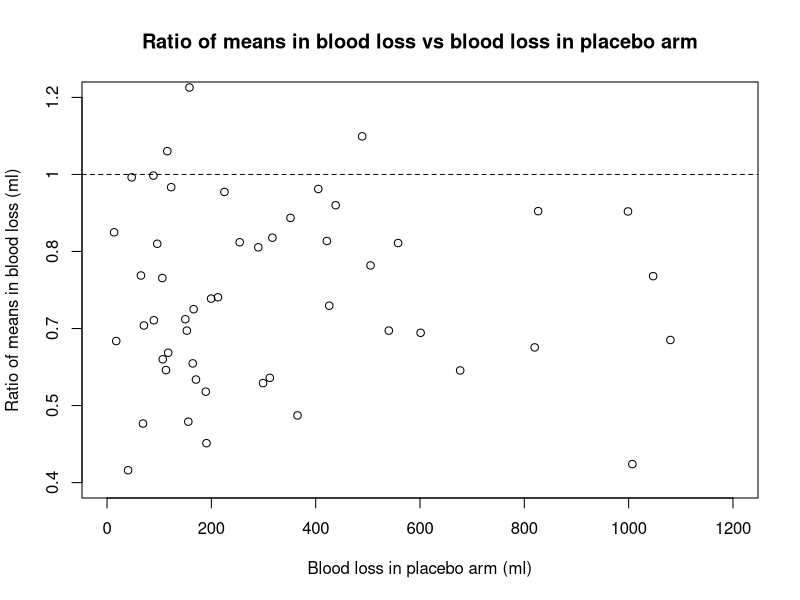
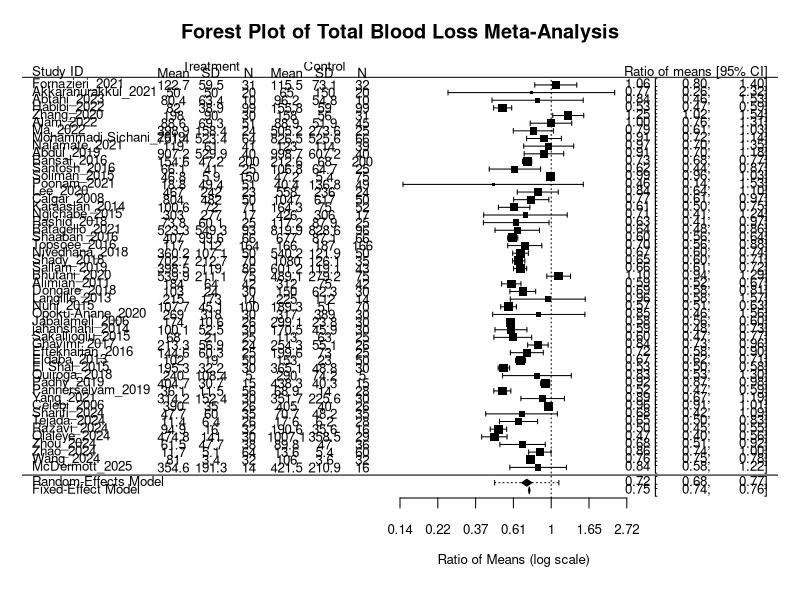
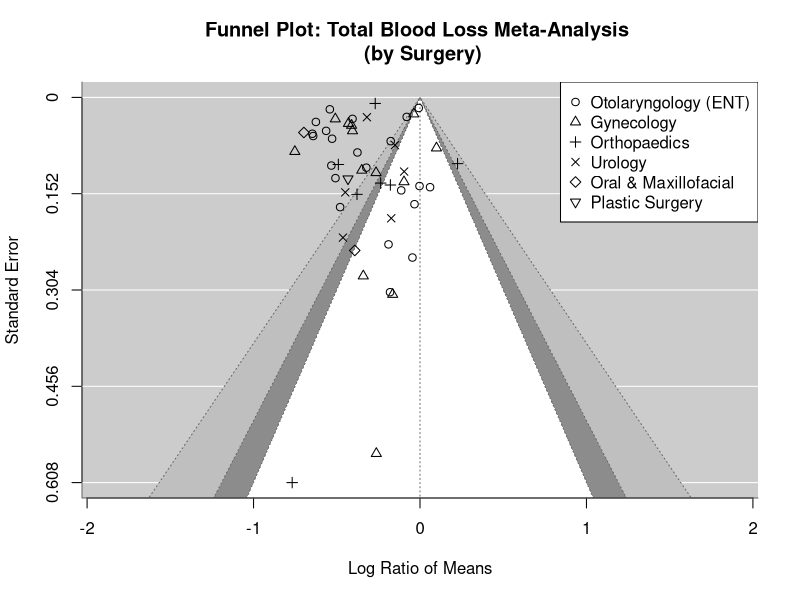
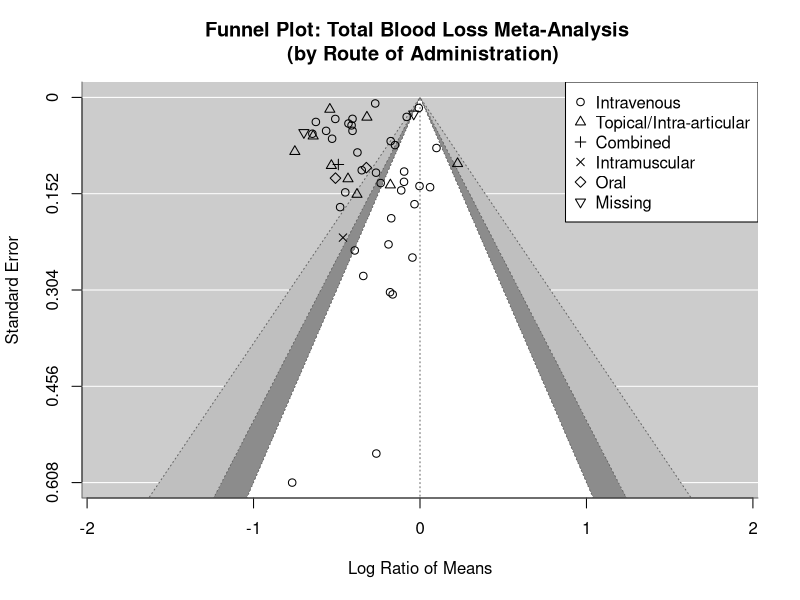
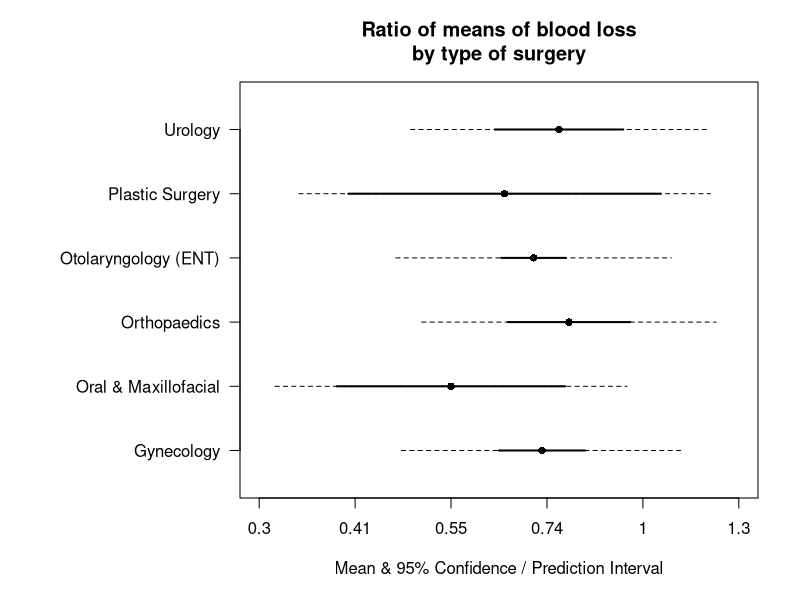
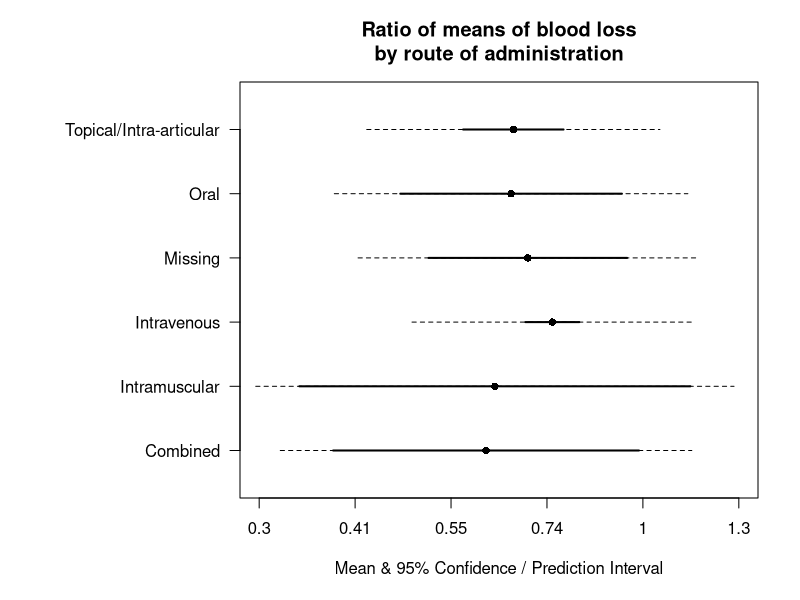

These charts were generated, in order, by the following R code:
## ---- chunk 1
knitr::opts_chunk$set(echo = FALSE)
## ---- chunk 2

# Low risk trials
TBLData <- read.csv("LowRiskTBL2025.csv")
library(metafor) # main package for analysis

## ---- chunk 3

#Row index of obstetrics trials
obstetrics_index <- TBLData$covar.Surg == "Obstetrics"

#Delete obstetrics trials
bloodLossData <- TBLData[!obstetrics_index, ]

#Row index of the trials that have complete blood loss data
complete_index <- !is.na(bloodLossData$Mean.1) & !is.na(bloodLossData$Mean.2) &
  !is.na(bloodLossData$SD.1) & !is.na(bloodLossData$SD.2) &
  !is.na(bloodLossData$N.1) & !is.na(bloodLossData$N.2)

#Delete rows without complete blood loss data
bloodLossData <- bloodLossData[complete_index, ]

#Effect size
bloodLossData[, c("log_mean_ratio", "variance")] <- 
  metafor::escalc(measure = "ROM",
                  m1i = bloodLossData$Mean.2,
                  m2i = bloodLossData$Mean.1,
                  sd1i = bloodLossData$SD.2,
                  sd2i = bloodLossData$SD.1,
                  n1i = bloodLossData$N.2,
                  n2i = bloodLossData$N.1)[c("yi", "vi")]

# Only trials where control arm blood loss < 500ml

# bloodLossData <- bloodLossData[bloodLossData$Mean.1 < 500,]

## ---- chunk 4

#Scatterplot of ratio of means in blood loss vs blood loss in placebo arm
y_axis_marks <- seq(from = -0.8, to = 0.2, by = 0.2)
plot(x = bloodLossData$Mean.1,
     y = bloodLossData$log_mean_ratio,
     xlab = "Blood loss in placebo arm (ml)",
     xlim = c(0, 1200),
     ylab = "Ratio of means in blood loss (ml)",
     ylim = c(-0.8, 0.2),
     main = "Ratio of means in blood loss vs blood loss in placebo arm",
     yaxt = "n")
axis(side = 2, at = y_axis_marks, labels = round(exp(y_axis_marks), digits = 1))
abline(h = 0, lty = 2)
## ---- chunk 5

#Fixed effects
fixedTBL <- metafor::rma(yi = log_mean_ratio, vi = variance, data = bloodLossData, method = "FE")
paste("Fixed effects model results")
summary(fixedTBL)

#Random effects
randomTBL <- metafor::rma(yi = log_mean_ratio, vi = variance, data = bloodLossData)
paste("Random effects model results")
summary(randomTBL)
## ---- chunk 6

bloodLossData$Mean.1 <- round(bloodLossData$Mean.1, digits = 1)
bloodLossData$Mean.2 <- round(bloodLossData$Mean.2, digits = 1)
bloodLossData$SD.1 <- round(bloodLossData$SD.1, digits = 1)
bloodLossData$SD.2 <- round(bloodLossData$SD.2, digits = 1)

n_trials <- length(bloodLossData$Study)

forest(randomTBL,
       slab = paste(bloodLossData$Study),
       xlim = c(-7, 3),
       ylim = c(-3, n_trials + 3),
       ilab = cbind(bloodLossData$Mean.2,
                    bloodLossData$SD.2,
                    bloodLossData$N.2,
                    bloodLossData$Mean.1,
                    bloodLossData$SD.1,
                    bloodLossData$N.1),
       ilab.xpos = seq(-5, -2.5, length.out = 6),
       atransf = exp,
       addpred = TRUE,
       header = FALSE,
       cex = 0.8,
       width = 10,
       main = "Forest Plot of Total Blood Loss Meta-Analysis")
text(x = seq(-5, -2.5, length.out = 6), y = n_trials + 1.6,
     labels = c("Mean", "SD", "N", "Mean", "SD", "N"), cex = 0.8)
text(x = seq(-5, -2.5, length.out = 6)[c(2, 5)], y = n_trials + 2.5,
     labels = c("Treatment", "Control"), cex = 0.8)
text(x = -7, y = n_trials + 1.6,
     labels = "Study ID", pos = 4, cex = 0.8)
text(x = 3, y = n_trials + 1.6,
     labels = "Ratio of means [95% CI]", pos = 2, cex = 0.8)
addpoly.rma(fixedTBL, atransf = exp, addpred=TRUE)

## ---- chunk 7

# SurgeryCode

SurgCode <- bloodLossData$covar.Surg
SurgCode[SurgCode == "Otolaryngology (ENT)"] = 1
SurgCode[SurgCode == "Gynecology"] = 2
SurgCode[SurgCode == "Orthopaedics"] = 3
SurgCode[SurgCode == "Urology"] = 4
SurgCode[SurgCode == "Oral & Maxillofacial"] = 5
SurgCode[SurgCode == "Plastic Surgery"] = 6
SurgCode <- as.numeric(SurgCode)

# Funnel plots with and without covariate

FunnelTBL <- funnel(randomTBL, level=c(90, 95, 99), shade=c("white", "gray55", "gray75"), pch = SurgCode,
                      main = "Funnel Plot: Total Blood Loss Meta-Analysis \n (by Surgery)", refline = 0)
legend("topright", legend = unique(bloodLossData$covar.Surg), pch = seq(1,6))


# Route of administration code

bloodLossData$covar.Route[is.na(bloodLossData$covar.Route)] <- "Missing"

RouteCode <- bloodLossData$covar.Route
RouteCode[RouteCode == "Combined"] = 3
RouteCode[RouteCode == "Intramuscular"] = 4
RouteCode[RouteCode == "Oral"] = 5
RouteCode[RouteCode == "Topical/Intra-articular"] = 2
RouteCode[RouteCode == "Intravenous"] = 1
RouteCode[RouteCode == "Missing"] = 6
RouteCode <- as.numeric(RouteCode)

FunnelTBL <- funnel(randomTBL, level=c(90, 95, 99), shade=c("white", "gray55", "gray75"), pch = RouteCode,
                      main = "Funnel Plot: Total Blood Loss Meta-Analysis \n (by Route of Administration)", refline = 0)
legend("topright", legend = unique(bloodLossData$covar.Route), pch = seq(1,6))


## ---- chunk 8

# Just using low risk trials

#The types of surgery
surgery_types <- sort(unique(bloodLossData$covar.Surg))

#Random effects MR
random_tbl_surg <- metafor::rma(yi = log_mean_ratio, vi = variance, mods = ~ covar.Surg, data = bloodLossData)
summary(random_tbl_surg)

#Matrix used to get the fitted values by surgery type
surgery_types_matrix <- rbind(rep(0, times = length(surgery_types) - 1), diag(1, nrow = length(surgery_types) - 1))
rownames(surgery_types_matrix) <- surgery_types

#Fitted values by surgery type
fitted_tbl_surg <- predict(random_tbl_surg, newmods = surgery_types_matrix, addx = TRUE)
## ---- chunk 9

#Increase the left margin to allow the type of surgery labels to fit
par(mar = c(5.1, 12, 4.1, 2.1))
#Set up the plot area
plot(NA, NA, xlim = c(-1.2, 0.3), ylim = c(0.5, length(surgery_types) + 0.5),
     xlab = "Mean & 95% Confidence / Prediction Interval", xaxt = "n",
     ylab = "", yaxt = "n",
     main = "Ratio of means of blood loss\nby type of surgery")
#Add mean and CI for each type of surgery
for (surg in surgery_types) {
  lines(x = c(fitted_tbl_surg$pi.lb[fitted_tbl_surg$slab == surg],
              fitted_tbl_surg$pi.ub[fitted_tbl_surg$slab == surg]),
        y = rep(which(surg == surgery_types), times = 2), lty="dashed")
  lines(x = c(fitted_tbl_surg$ci.lb[fitted_tbl_surg$slab == surg],
              fitted_tbl_surg$ci.ub[fitted_tbl_surg$slab == surg]),
        y = rep(which(surg == surgery_types), times = 2), lwd=2)
  points(x = fitted_tbl_surg$pred[fitted_tbl_surg$slab == surg],
         y = which(surg == surgery_types),
         pch = 16)
}
#x-axis
x_ticks <- c(-1.2, -0.9, -0.6, -0.3, 0, 0.3)
axis(side = 1, at = x_ticks, labels = signif(exp(x_ticks), digits = 2))
#y-axis
axis(side = 2, at = 1:length(surgery_types), labels = surgery_types, las = 1)
#Reset the margins to default
par(mar = c(5.1, 4.1, 4.1, 2.1))

## ---- chunk 10

# Just using low risk trials

#The types of surgery
routes <- sort(unique(bloodLossData$covar.Route))

#Random effects MR
random_tbl_route <- metafor::rma(yi = log_mean_ratio, vi = variance, mods = ~ covar.Route, data = bloodLossData)
summary(random_tbl_route)

#Matrix used to get the fitted values by surgery type
routes_matrix <- rbind(rep(0, times = length(routes) - 1), diag(1, nrow = length(routes) - 1))
rownames(routes_matrix) <- routes

#Fitted values by surgery type
fitted_tbl_route <- predict(random_tbl_route, newmods = routes_matrix, addx = TRUE)
## ---- chunk 11

#Increase the left margin to allow the route of administration labels to fit
par(mar = c(5.1, 12, 4.1, 2.1))
#Set up the plot area
plot(NA, NA, xlim = c(-1.2, 0.3), ylim = c(0.5, length(routes) + 0.5),
     xlab = "Mean & 95% Confidence / Prediction Interval", xaxt = "n",
     ylab = "", yaxt = "n",
     main = "Ratio of means of blood loss\nby route of administration")
#Add mean and CI for each type of surgery
for (surg in routes) {
  lines(x = c(fitted_tbl_route$pi.lb[fitted_tbl_route$slab == surg],
              fitted_tbl_route$pi.ub[fitted_tbl_route$slab == surg]),
        y = rep(which(surg == routes), times = 2), lty="dashed")
  lines(x = c(fitted_tbl_route$ci.lb[fitted_tbl_route$slab == surg],
              fitted_tbl_route$ci.ub[fitted_tbl_route$slab == surg]),
        y = rep(which(surg == routes), times = 2), lwd=2)
  points(x = fitted_tbl_route$pred[fitted_tbl_route$slab == surg],
         y = which(surg == routes),
         pch = 16)
}
#x-axis
x_ticks <- c(-1.2, -0.9, -0.6, -0.3, 0, 0.3)
axis(side = 1, at = x_ticks, labels = signif(exp(x_ticks), digits = 2))
#y-axis
axis(side = 2, at = 1:length(routes), labels = routes, las = 1)
#Reset the margins to default
par(mar = c(5.1, 4.1, 4.1, 2.1))
